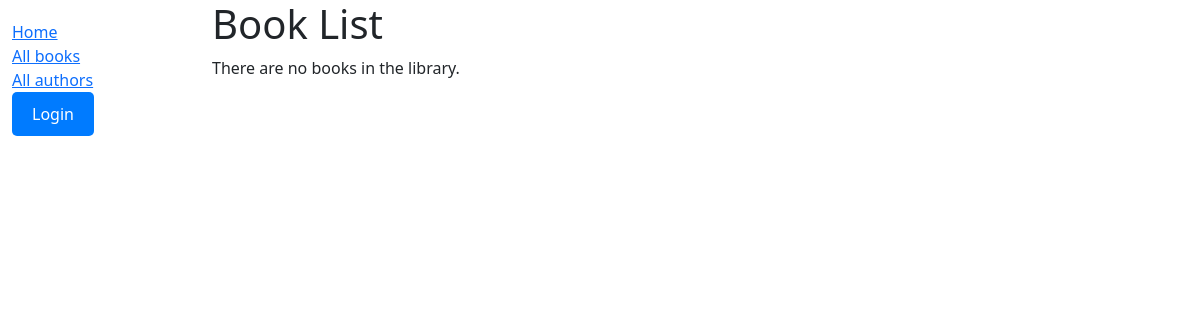
/catalog/books/, run on an earlier commit of the app's database.
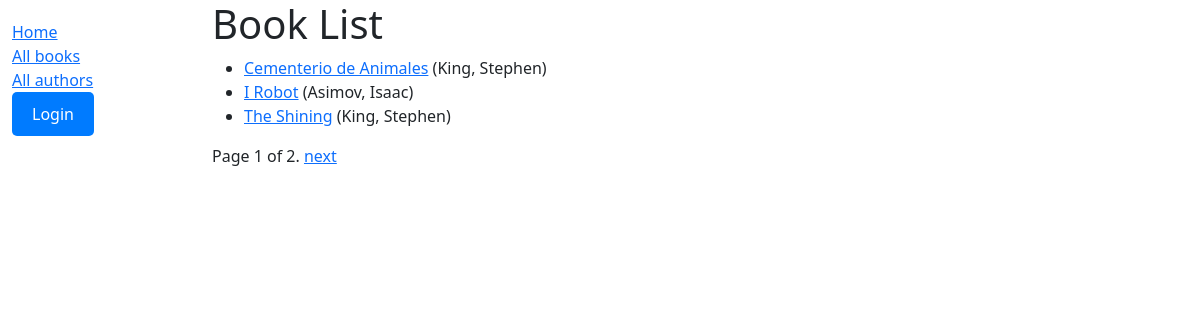
And on a later commit of the database.
### catalog/models.py (models this page shows, shortened)
class Book(models.Model):
    title = models.CharField(max_length=200)
    author = models.ForeignKey('Author', on_delete=models.RESTRICT, null=True)
    summary = models.TextField(
        max_length=1000, help_text="Enter a brief description of the book")
    isbn = models.CharField('ISBN', max_length=13,
                            unique=True,
                            help_text='13 Character <a href="https://www.isbn-international.org/content/what-isbn'
                                      '">ISBN number</a>')
    genre = models.ManyToManyField(
        Genre, help_text="Select a genre for this book")
    language = models.ForeignKey('Language', on_delete=models.SET_NULL, null=True, help_text="Book language")
    class Meta:
        ordering = ['title']
    def get_absolute_url(self):
        return reverse('book-detail', args=[str(self.id)])
    def display_genre(self):
        """Create a string for the Genre. This is required to display genre in Admin."""
        return ', '.join(genre.name for genre in self.genre.all()[:3])
    display_genre.short_description = 'Genre'

class Author(models.Model):
    first_name = models.CharField(max_length=100)
    last_name = models.CharField(max_length=100)
    date_of_birth = models.DateField('birth', null=True, blank=True)
    date_of_death = models.DateField('Died', null=True, blank=True)
    class Meta:
        ordering = ['last_name', 'first_name']
    def __str__(self):
        return f'{self.last_name}, {self.first_name}'

### catalog/views.py (the view)
# urls.py: path('books/', views.BookListView.as_view(), name='books'),
class BookListView(generic.ListView):
    model = Book
    paginate_by = 3

### catalog/templates/catalog/book_list.html
{% extends "base_generic.html" %}
{% block content %}
  <h1>Book List</h1>
  {% if book_list %}
    <ul>
      {% for book in book_list %}
      <li>
        <a href="{{ book.get_absolute_url }}">{{ book.title }}</a>
        ({{book.author}})
      </li>
      {% endfor %}
    </ul>
  {% else %}
    <p>There are no books in the library.</p>
  {% endif %}
{% endblock %}

### catalog/templates/base_generic.html (shortened to what this page needs)
<!doctype html>
<html lang="en">
<head>
    <link href="https://cdn.jsdelivr.net/npm/bootstrap@5.3.3/dist/css/bootstrap.min.css" rel="stylesheet"
>
    {% load static %}
    <link rel="stylesheet" href="{% static 'css/styles.css' %}" />
    <link rel="stylesheet" href="{% static 'css/frontpage-styles.css' %}" />
</head>
<body>
    <div class="container-fluid">
        <div class="row">
            <div class="col-sm-2">
                {% block sidebar %}
                <ul class="sidebar-nav">
                    <li><a href="{% url 'index' %}">Home</a></li>
                    <li><a href="{% url 'books' %}">All books</a></li>
                    <li><a href="{% url 'authors' %}">All authors</a></li>
                    {% if user.is_authenticated %}
                    <li>User: {{ user.get_username }}</li>
                    <li><a href="{% url 'my-borrowed' %}">My Borrowed</a></li>
                    {%if perms.catalog.can_mark_returned%}
                    <li>Staff</li>
                    <li><a href="{%url 'all-borrowed'%}"> All borrowed </a></li>
                    {% endif %}
                    {% if perms.catalog.add_author %}
                    <li><a href="{% url 'author-create' %}">Create author</a></li>
                    {% endif %}
                    {% if perms.catalog.add_book %}
                    <li><a href="{% url 'book-create' %}">Create book</a></li>
                    {% endif %}
                    <li>
                        <form id="logout-form" method="post" action="{% url 'logout' %}">
                            {% csrf_token %}
                            <button type="submit" class="btn btn-link">Logout </button></li>
                        </form>
                    </li>
                    {% else %}
                    <li>
                        <form id="login-form" method="post" action="{% url 'login' %}">
                            <button type="submit" class="btn btn-link">Login </button></li>
                    {% endif %}
                </ul>
                {% endblock %}
            </div>
            <div class="col-sm-10 ">{% block content %}{% endblock %}{% block pagination %}
                {% if is_paginated %}
                <div class="pagination">
                    <span class="page-links">
                        <span class="page-current">
                            Page {{ page_obj.number }} of {{ page_obj.paginator.num_pages }}.
                        </span>
                        {% if page_obj.has_next %}
                        <a href="{{ request.path }}?page={{ page_obj.next_page_number }}">next</a>
                        {% endif %}
                    </span>
                </div>
                {% endif %}
                {% endblock %}
            </div>
        </div>
    </div>
</body>
</html>

### catalog/static/css/styles.css (style rules this page uses)
.sidebar-nav { margin-top: 20px; padding: 0; list-style: none; }
#login-form { display: inline; }
#login-form button { padding: 10px 20px; margin: 0; border: none; border-radius: 5px; background-color: #007bff; color: white; font-size: 16px; cursor: pointer; transition: background-color 0.3s ease; }
#logout-form button, #login-form button { text-decoration: none; }

What changed in the data, as far as the page shows it:
added Book: title "Cementerio de Animales", author "King, Stephen"
added Book: title "I Robot", author "Asimov, Isaac"
added Book: title "The Shining", author "King, Stephen"
Also different on the page:
{{ page_obj.number }}: (not shown) → "1"
{{ page_obj.paginator.num_pages }}: (not shown) → "2"
text no longer shown: "There are no books in the library."
text now shown: "Page of . next"
